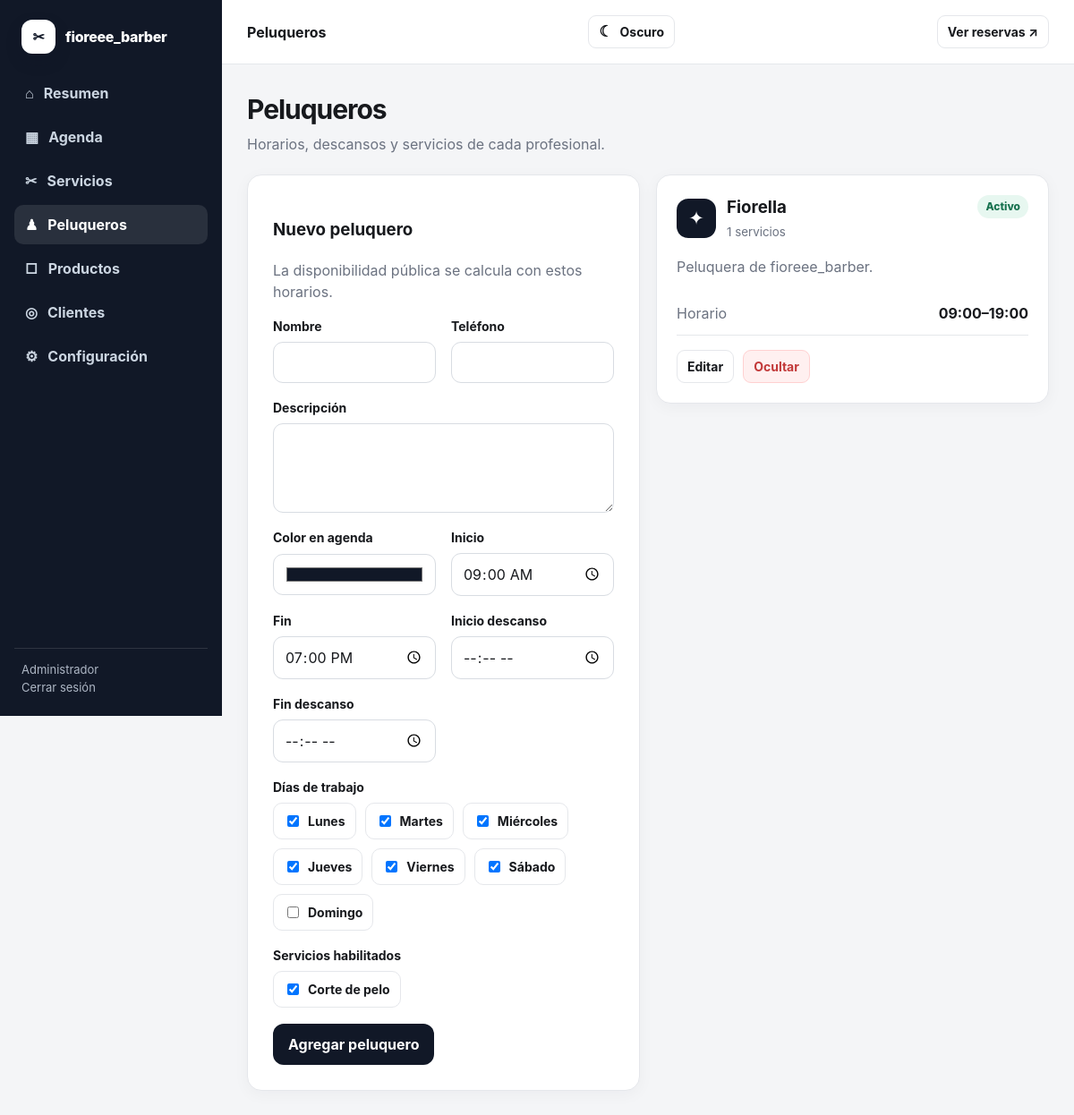
Screenshot of /admin/peluqueros.php (signed in) with the database file from the repository.
### tables this page shows
CREATE TABLE IF NOT EXISTS users (
    id INT UNSIGNED AUTO_INCREMENT PRIMARY KEY,
    name VARCHAR(120) NOT NULL,
    email VARCHAR(160) NOT NULL UNIQUE,
    password VARCHAR(255) NOT NULL,
    role VARCHAR(30) NOT NULL DEFAULT 'admin',
    active TINYINT(1) NOT NULL DEFAULT 1,
    created_at TIMESTAMP DEFAULT CURRENT_TIMESTAMP
);

CREATE TABLE IF NOT EXISTS services (
    id INT UNSIGNED AUTO_INCREMENT PRIMARY KEY,
    name VARCHAR(120) NOT NULL,
    description VARCHAR(255) NULL,
    price INT UNSIGNED NOT NULL DEFAULT 0,
    duration_minutes SMALLINT UNSIGNED NOT NULL DEFAULT 30,
    active TINYINT(1) NOT NULL DEFAULT 1,
    created_at TIMESTAMP DEFAULT CURRENT_TIMESTAMP
);

CREATE TABLE IF NOT EXISTS barbers (
    id INT UNSIGNED AUTO_INCREMENT PRIMARY KEY,
    name VARCHAR(120) NOT NULL,
    phone VARCHAR(40) NULL,
    bio VARCHAR(255) NULL,
    color VARCHAR(20) NOT NULL DEFAULT '#1f2937',
    work_days VARCHAR(30) NOT NULL DEFAULT '1,2,3,4,5,6',
    work_start TIME NOT NULL DEFAULT '09:00:00',
    work_end TIME NOT NULL DEFAULT '19:00:00',
    lunch_start TIME NULL,
    lunch_end TIME NULL,
    active TINYINT(1) NOT NULL DEFAULT 1,
    created_at TIMESTAMP DEFAULT CURRENT_TIMESTAMP
);

### app/db.php (called while the page is built, shortened)
<?php
function db(): PDO
{
    static $pdo = null;
    if ($pdo instanceof PDO) {
        return $pdo;
    }
    $config = require __DIR__ . '/config.php';
    $db = $config['db'];
    $dsn = sprintf('mysql:host=%s;port=%s;dbname=%s;charset=utf8mb4', $db['host'], $db['port'], $db['name']);
    $lastError = null;
    for ($attempt = 1; $attempt <= 15; $attempt++) {
        try {
            $pdo = new PDO($dsn, $db['user'], $db['pass'], [
                PDO::ATTR_ERRMODE => PDO::ERRMODE_EXCEPTION,
                PDO::ATTR_DEFAULT_FETCH_MODE => PDO::FETCH_ASSOC,
                PDO::ATTR_EMULATE_PREPARES => false,
            ]);
            return $pdo;
        } catch (PDOException $exception) {
            $lastError = $exception;
            usleep(500000);
        }
    }
    throw $lastError ?? new RuntimeException('No se pudo conectar a la base de datos.');
}

### app/helpers.php (called while the page is built, shortened)
<?php
function e(?string $value): string
{
    return htmlspecialchars($value ?? '', ENT_QUOTES, 'UTF-8');
}
function setting(string $key, ?string $default = null): ?string
{
    static $settings = null;
    if ($settings === null) {
        $rows = db()->query('SELECT setting_key, setting_value FROM settings')->fetchAll();
        $settings = [];
        foreach ($rows as $row) {
            $settings[$row['setting_key']] = $row['setting_value'];
        }
    }
    return $settings[$key] ?? $default;
}
function day_name(int $day): string
{
    return [1 => 'Lunes', 2 => 'Martes', 3 => 'Miércoles', 4 => 'Jueves', 5 => 'Viernes', 6 => 'Sábado', 7 => 'Domingo'][$day] ?? '';
}

### app/auth.php (called while the page is built, shortened)
<?php
function admin_user(): ?array
{
    static $user = null;
    if ($user === null) {
        $stmt = db()->prepare('SELECT id, name, email, role FROM users WHERE id = ? AND active = 1');
        $stmt->execute([(int) $_SESSION['user_id']]);
        $user = $stmt->fetch() ?: null;
    }
    return $user;
}
function require_admin(): void
{
    if (!admin_user()) {
        flash('warning', 'Iniciá sesión para continuar.');
        redirect('/admin/login.php');
    }
}

### public/admin/peluqueros.php (the view, shortened to what this page needs)
<?php
require_admin();
$pdo = db();
$editBarber = null;
$selectedServices = [];
$services = $pdo->query('SELECT * FROM services WHERE active = 1 ORDER BY name')->fetchAll();
$barbers = $pdo->query(
    'SELECT b.*, COUNT(bs.service_id) AS service_count
     FROM barbers b LEFT JOIN barber_services bs ON bs.barber_id = b.id
     GROUP BY b.id ORDER BY b.active DESC, b.name'
)->fetchAll();
$editDays = $editBarber ? array_map('intval', explode(',', $editBarber['work_days'])) : [1,2,3,4,5,6];
$pageTitle = 'Peluqueros';
$activePage = 'barbers';
require __DIR__ . '/_header.php';
?>
<div class="page-head"><div><h1>Peluqueros</h1><p>Horarios, descansos y servicios de cada profesional.</p></div></div>
<div class="grid cols-2" style="align-items:start">
    <section class="card form-card">
        <h3><?= $editBarber ? 'Editar peluquero' : 'Nuevo peluquero' ?></h3>
        <p style="color:var(--muted)">La disponibilidad pública se calcula con estos horarios.</p>
        <form method="post">
            <div class="form-grid">
                <div class="field"><label>Nombre</label><input class="input" name="name" value="<?= e($editBarber['name'] ?? '') ?>" required></div>
                <div class="field"><label>Teléfono</label><input class="input" name="phone" value="<?= e($editBarber['phone'] ?? '') ?>"></div>
                <div class="field full"><label>Descripción</label><textarea name="bio"><?= e($editBarber['bio'] ?? '') ?></textarea></div>
                <div class="field"><label>Color en agenda</label><input class="input" type="color" name="color" value="<?= e($editBarber['color'] ?? '#111827') ?>"></div>
                <div class="field"><label>Inicio</label><input class="input" type="time" name="work_start" value="<?= e(substr($editBarber['work_start'] ?? '09:00', 0, 5)) ?>" required></div>
                <div class="field"><label>Fin</label><input class="input" type="time" name="work_end" value="<?= e(substr($editBarber['work_end'] ?? '19:00', 0, 5)) ?>" required></div>
                <div class="field"><label>Inicio descanso</label><input class="input" type="time" name="lunch_start" value="<?= e(substr($editBarber['lunch_start'] ?? '', 0, 5)) ?>"></div>
                <div class="field"><label>Fin descanso</label><input class="input" type="time" name="lunch_end" value="<?= e(substr($editBarber['lunch_end'] ?? '', 0, 5)) ?>"></div>
                <div class="field full">
                    <label>Días de trabajo</label>
                    <div class="checkbox-list">
                        <?php for ($day = 1; $day <= 7; $day++): ?>
                            <label class="check-chip"><input type="checkbox" name="work_days[]" value="<?= $day ?>" <?= in_array($day, $editDays, true) ? 'checked' : '' ?>> <?= e(day_name($day)) ?></label>
                        <?php endfor; ?>
                    </div>
                </div>
                <div class="field full">
                    <label>Servicios habilitados</label>
                    <div class="checkbox-list">
                        <?php foreach ($services as $service): ?>
                            <?php $checked = $editBarber ? in_array((int) $service['id'], $selectedServices, true) : true; ?>
                            <label class="check-chip"><input type="checkbox" name="services[]" value="<?= (int) $service['id'] ?>" <?= $checked ? 'checked' : '' ?>> <?= e($service['name']) ?></label>
                        <?php endforeach; ?>
                    </div>
                </div>
            </div>
            <div class="input-row" style="margin-top:18px">
                <button class="btn btn-primary" type="submit"><?= $editBarber ? 'Guardar cambios' : 'Agregar peluquero' ?></button>
            </div>
        </form>
    </section>
    <section class="grid">
        <?php foreach ($barbers as $barber): ?>
            <article class="card pad">
                <div style="display:flex;justify-content:space-between;gap:14px;align-items:start">
                    <div style="display:flex;gap:12px;align-items:center">
                        <span class="icon-box" style="background:<?= e($barber['color']) ?>;color:#fff">✦</span>
                        <div><h3 style="margin:0"><?= e($barber['name']) ?></h3><small style="color:var(--muted)"><?= (int) $barber['service_count'] ?> servicios</small></div>
                    </div>
                    <span class="badge <?= $barber['active'] ? 'success' : 'muted' ?>"><?= $barber['active'] ? 'Activo' : 'Oculto' ?></span>
                </div>
                <p style="color:var(--muted)"><?= e($barber['bio']) ?></p>
                <div class="detail-row"><span>Horario</span><strong><?= substr($barber['work_start'],0,5) ?>–<?= substr($barber['work_end'],0,5) ?></strong></div>
                <div class="input-row" style="margin-top:16px">
                    <a class="btn btn-light btn-sm" href="?edit=<?= (int) $barber['id'] ?>">Editar</a>
                    <form method="post"><button class="btn btn-sm <?= $barber['active'] ? 'btn-danger' : 'btn-success' ?>" type="submit"><?= $barber['active'] ? 'Ocultar' : 'Activar' ?></button></form>
                </div>
            </article>
        <?php endforeach; ?>
    </section>
</div>
<?php require __DIR__ . '/_footer.php'; ?>

### public/admin/_header.php (shortened to what this page needs)
<?php
$user = admin_user();
$businessName = setting('business_name', 'fioreee_barber');
$current = $activePage ?? '';
?>
<!doctype html>
<html lang="es">
<head>
    <link rel="stylesheet" href="/assets/css/app.css">
</head>
<body>
<div class="admin-shell">
    <aside class="sidebar">
        <a class="brand" href="/admin/index.php">
            <span class="brand-mark">✂</span>
            <span><?= e($businessName) ?></span>
        </a>
        <nav class="nav">
            <a class="<?= $current === 'dashboard' ? 'active' : '' ?>" href="/admin/index.php"><span>⌂</span> Resumen</a>
            <a class="<?= $current === 'agenda' ? 'active' : '' ?>" href="/admin/agenda.php"><span>▦</span> Agenda</a>
            <a class="<?= $current === 'services' ? 'active' : '' ?>" href="/admin/servicios.php"><span>✂</span> Servicios</a>
            <a class="<?= $current === 'barbers' ? 'active' : '' ?>" href="/admin/peluqueros.php"><span>♟</span> Peluqueros</a>
            <a class="<?= $current === 'products' ? 'active' : '' ?>" href="/admin/productos.php"><span>□</span> Productos</a>
            <a class="<?= $current === 'customers' ? 'active' : '' ?>" href="/admin/clientes.php"><span>◎</span> Clientes</a>
            <a class="<?= $current === 'settings' ? 'active' : '' ?>" href="/admin/configuracion.php"><span>⚙</span> Configuración</a>
        </nav>
        <div class="sidebar-footer">
            <div><?= e($user['name'] ?? '') ?></div>
            <a href="/admin/logout.php">Cerrar sesión</a>
        </div>
    </aside>
    <main class="admin-main">
        <header class="admin-topbar">
            <strong><?= e($pageTitle ?? 'Administración') ?></strong>
            <a class="btn btn-light btn-sm" href="/" target="_blank">Ver reservas ↗</a>
        </header>
        <div class="admin-content">

### public/admin/_footer.php (shortened to what this page needs)
        </div>
    </main>
</div>
</body>
</html>

### public/assets/css/app.css (style rules this page uses)
:root { --bg: #f4f5f7; --surface: #ffffff; --surface-soft: #f9fafb; --text: #17191d; --muted: #6b7280; --border: #e5e7eb; --primary: #111827; --primary-2: #374151; --accent: #d6a756; --success: #16835d; --danger: #c23939; --warning: #a66908; --info: #1769aa; --purple: #7551aa; --radius: 16px; --shadow: 0 12px 34px rgba(17, 24, 39, .08); }
* { box-sizing: border-box; }
html { scroll-behavior: smooth; }
body { margin: 0; font-family: Inter, ui-sans-serif, system-ui, -apple-system, BlinkMacSystemFont, "Segoe UI", sans-serif; background: var(--bg); color: var(--text); line-height: 1.5; }
button, input, select, textarea { font: inherit; }
a { color: inherit; text-decoration: none; }
.brand { display: inline-flex; align-items: center; gap: 11px; font-weight: 800; letter-spacing: -.02em; }
.brand-mark { width: 38px; height: 38px; border-radius: 12px; display: grid; place-items: center; color: #fff; background: var(--primary); box-shadow: 0 8px 18px rgba(17, 24, 39, .18); }
.grid { display: grid; gap: 18px; }
.grid.cols-2 { grid-template-columns: repeat(2, minmax(0, 1fr)); }
.card { background: var(--surface); border: 1px solid var(--border); border-radius: var(--radius); box-shadow: 0 4px 18px rgba(17, 24, 39, .04); }
.card.pad { padding: 22px; }
.icon-box { width: 44px; height: 44px; border-radius: 13px; display: grid; place-items: center; background: #f1f2f4; font-size: 21px; }
.btn { display: inline-flex; align-items: center; justify-content: center; gap: 8px; min-height: 44px; padding: 10px 16px; border: 1px solid transparent; border-radius: 12px; font-weight: 750; cursor: pointer; transition: transform .15s ease, opacity .15s ease, background .15s ease; }
.btn-primary { background: var(--primary); color: #fff; }
.btn-light { background: #fff; border-color: var(--border); color: var(--text); }
.btn-danger { background: #fff0f0; color: var(--danger); border-color: #ffd1d1; }
.btn-sm { min-height: 36px; padding: 7px 11px; border-radius: 9px; font-size: 14px; }
.form-card { padding: 28px; }
.form-grid { display: grid; grid-template-columns: repeat(2, minmax(0, 1fr)); gap: 17px; }
.field { display: grid; gap: 7px; }
.field.full { grid-column: 1 / -1; }
.field label { font-size: 14px; font-weight: 750; }
.input, select, textarea { width: 100%; min-height: 46px; padding: 10px 12px; border: 1px solid #d8dce2; border-radius: 11px; background: #fff; color: var(--text); outline: none; transition: border-color .15s ease, box-shadow .15s ease; }
textarea { min-height: 100px; resize: vertical; }
.input-row { display: flex; gap: 10px; }
.checkbox-list { display: flex; flex-wrap: wrap; gap: 10px; }
.check-chip { display: inline-flex; align-items: center; gap: 7px; padding: 9px 11px; border: 1px solid var(--border); border-radius: 10px; background: #fff; }
.badge { display: inline-flex; align-items: center; min-height: 26px; padding: 4px 9px; border-radius: 999px; font-size: 12px; font-weight: 800; }
.badge.success { background: #e7f7f0; color: #17724f; }
.admin-shell { min-height: 100vh; display: grid; grid-template-columns: 248px 1fr; }
.sidebar { position: sticky; top: 0; height: 100vh; background: #111827; color: #fff; padding: 22px 16px; display: flex; flex-direction: column; }
.sidebar .brand { padding: 0 8px 22px; }
.sidebar .brand-mark { background: #fff; color: #111827; }
.nav { display: grid; gap: 5px; }
.nav a { display: flex; gap: 11px; align-items: center; min-height: 44px; padding: 10px 12px; border-radius: 10px; color: #cbd5e1; font-weight: 650; }
.nav a:hover, .nav a.active { background: rgba(255,255,255,.1); color: #fff; }
.sidebar-footer { margin-top: auto; padding: 14px 8px 0; border-top: 1px solid rgba(255,255,255,.12); color: #aeb7c5; font-size: 13px; }
.admin-main { min-width: 0; }
.admin-topbar { min-height: 72px; padding: 0 28px; border-bottom: 1px solid var(--border); background: #fff; display: flex; align-items: center; justify-content: space-between; gap: 16px; }
.admin-content { padding: 28px; max-width: 1500px; margin: 0 auto; }
.page-head { display: flex; justify-content: space-between; align-items: center; gap: 18px; margin-bottom: 22px; }
.page-head h1 { margin: 0; letter-spacing: -.035em; font-size: 30px; }
.page-head p { margin: 4px 0 0; color: var(--muted); }
.detail-row { display: flex; justify-content: space-between; gap: 20px; padding: 12px 0; border-bottom: 1px solid var(--border); }
.detail-row span:first-child { color: var(--muted); }

### rows the page displays
users: name "Administrador"
services: name "Corte de pelo"
barbers: name "Fiorella", service_count "1", active "Activo", bio "Peluquera de fioreee_barber.", work_start "09:00", work_end "19:00"

### other values shown
$businessName "fioreee_barber"
$pageTitle "Peluqueros"
day_name($day) "Lunes"
day_name($day) "Martes"
day_name($day) "Miércoles"
day_name($day) "Jueves"
day_name($day) "Viernes"
day_name($day) "Sábado"
day_name($day) "Domingo"
